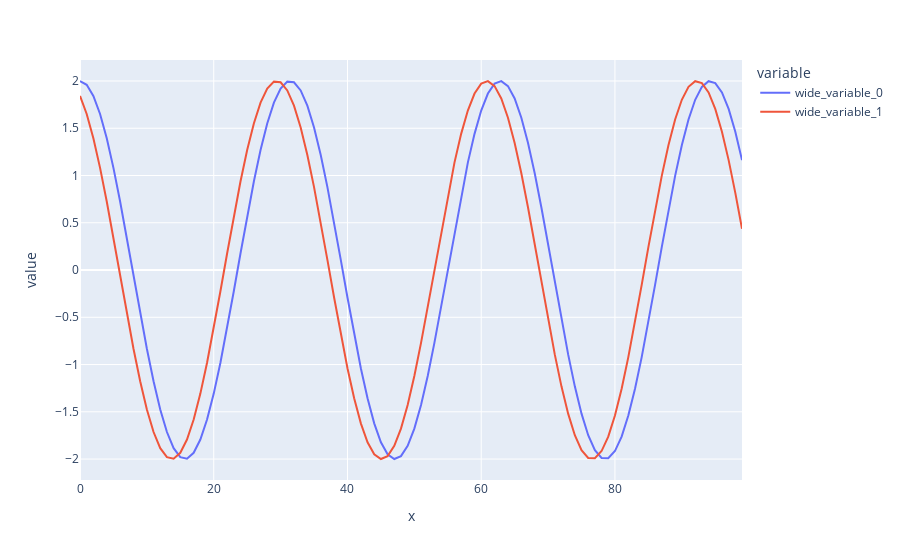

Notebook code for this chart:
### Code cell
# Phase Shift
px.line(y=[model(1, 0.2, 0, T), model(1, 0.2, 0.4, T)],x=T)
